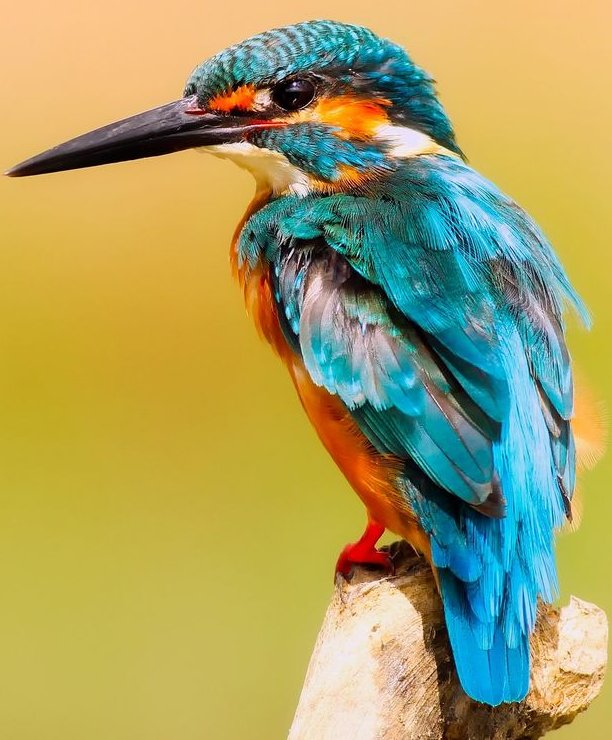
#> input picture boscaini/cap10/programmi/risorse/kingfisher.jpg, 612 x 740 px
$ python negativo.py
#> lines starting #> are read from the running program, lines starting #| are printed output that depends on the picture
"""Programma per convertire un'immagine in negativo"""
from PIL import Image

if __name__ == "__main__":
    in_filename = "risorse/kingfisher.jpg"
    index = in_filename.find(".") # Posizione del carattere "."
    out_filename = in_filename[:index] +"_negativo.png"
    image = Image.open(in_filename)
#> image is the input picture: PIL image 612x740 RGB; mean R, G, B 166.7, 160.3, 99.8
    pixels = list(image.getdata())
#> pixels = 452880 items

    for i in range(len(pixels)):
        r, g, b = pixels[i]
        media = (r + g + b) // 3
        media_inversa = 255 - media
        pixels[i] = (media_inversa, media_inversa, media_inversa)
#> this loop made 452880 passes
#> (r, g, b, media, media_inversa) on passes 1 to 3: (254, 199, 143, 198, 57), (254, 199, 143, 198, 57), (254, 199, 143, 198, 57)

    image.putdata(pixels)
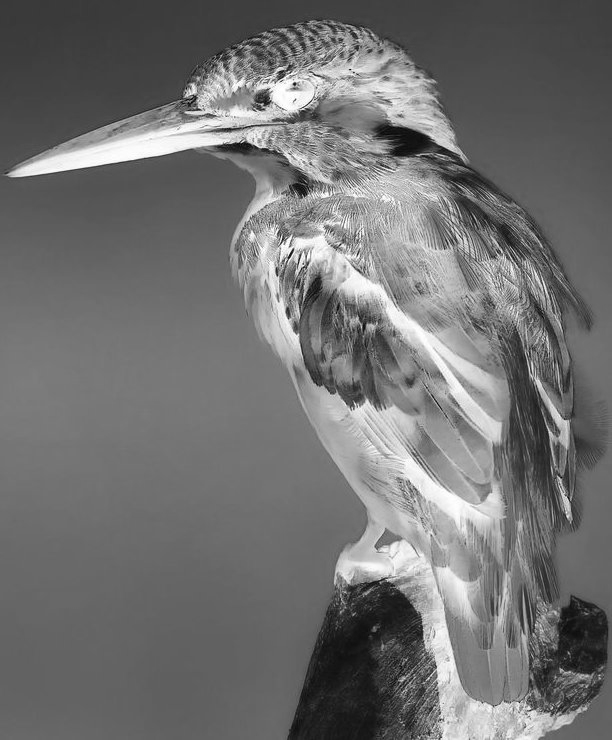
#> image: PIL image 612x740 RGB; min 2, max 255, mean 113.1
    image.save(out_filename)
    image.show() # Apre l'immagine nel visualizzatore di immagini predefinito

    out_filename = in_filename[:index] +"_inversa.png"
    image = Image.open(in_filename)
    pixels = list(image.getdata())

    for i in range(len(pixels)):
        r, g, b = pixels[i]
        pixels[i] = (255 - r, 255 - g, 255 - b)
#> this loop made 452880 passes
#> (r, g, b) on passes 1 to 3: (254, 199, 143), (254, 199, 143), (254, 199, 143)

    image.putdata(pixels)
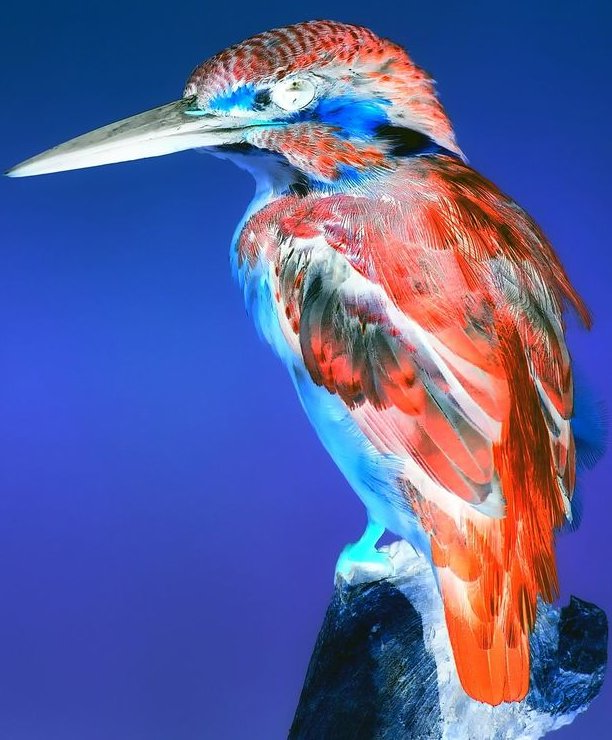
#> image: PIL image 612x740 RGB; mean R, G, B 88.3, 94.7, 155.2
    image.save(out_filename)
    image.show() # Apre l'immagine nel visualizzatore di immagini predefinito

$ run again, with boscaini/cap10/programmi/risorse/agnese.jpg copied over boscaini/cap10/programmi/risorse/kingfisher.jpg
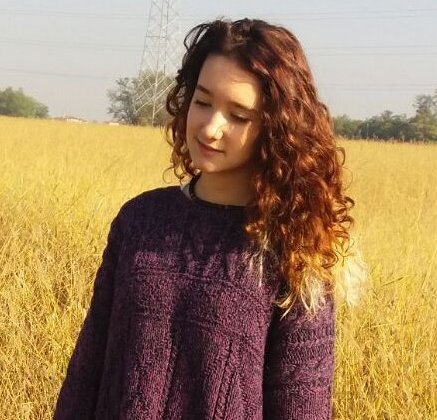
#> input picture boscaini/cap10/programmi/risorse/agnese.jpg, 437 x 420 px
#> image is the input picture: PIL image 437x420 RGB; mean R, G, B 160.4, 130.1, 94.1
#> pixels = 183540 items
#> the loop `for i in range(len(pixels)):` made 183540 passes
#> (r, g, b, media, media_inversa) on passes 1 to 3: (216, 217, 219, 217, 38), (216, 217, 219, 217, 38), (216, 217, 219, 217, 38)
#> `image.putdata(pixels)`:
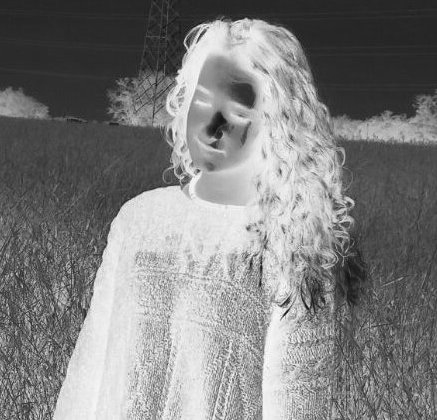
#> image: PIL image 437x420 RGB; min 13, max 254, mean 127.1
#> the loop `for i in range(len(pixels)):` made 183540 passes
#> (r, g, b) on passes 1 to 3: (216, 217, 219), (216, 217, 219), (216, 217, 219)
#> `image.putdata(pixels)`:
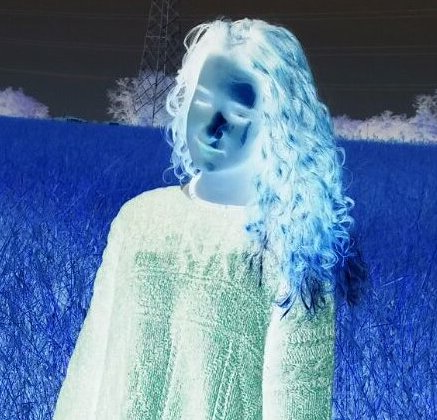
#> image: PIL image 437x420 RGB; mean R, G, B 94.6, 124.9, 160.9

$ run again, with boscaini/cap10/programmi/risorse/agnesina.jpg copied over boscaini/cap10/programmi/risorse/kingfisher.jpg
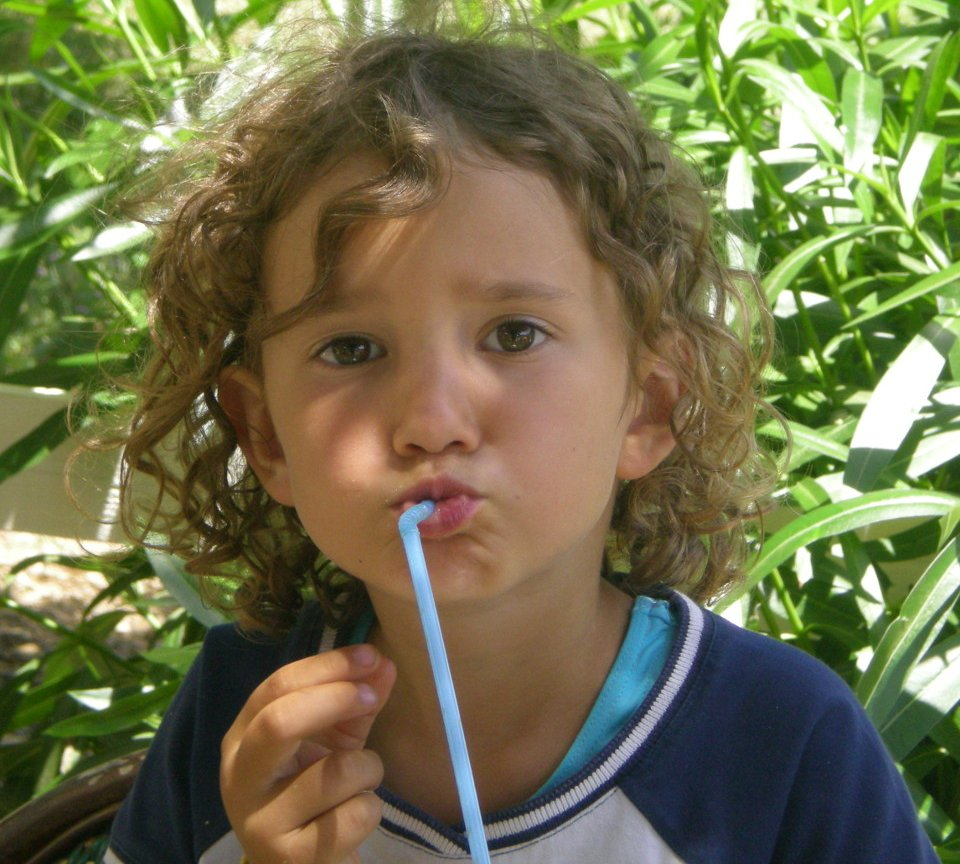
#> input picture boscaini/cap10/programmi/risorse/agnesina.jpg, 960 x 864 px
#> image is the input picture: PIL image 960x864 RGB; mean R, G, B 112.9, 113.2, 75
#> pixels = 829440 items
#> the loop `for i in range(len(pixels)):` made 829440 passes
#> (r, g, b, media, media_inversa) on passes 1 to 3: (100, 143, 36, 93, 162), (96, 139, 32, 89, 166), (89, 135, 27, 83, 172)
#> `image.putdata(pixels)`:
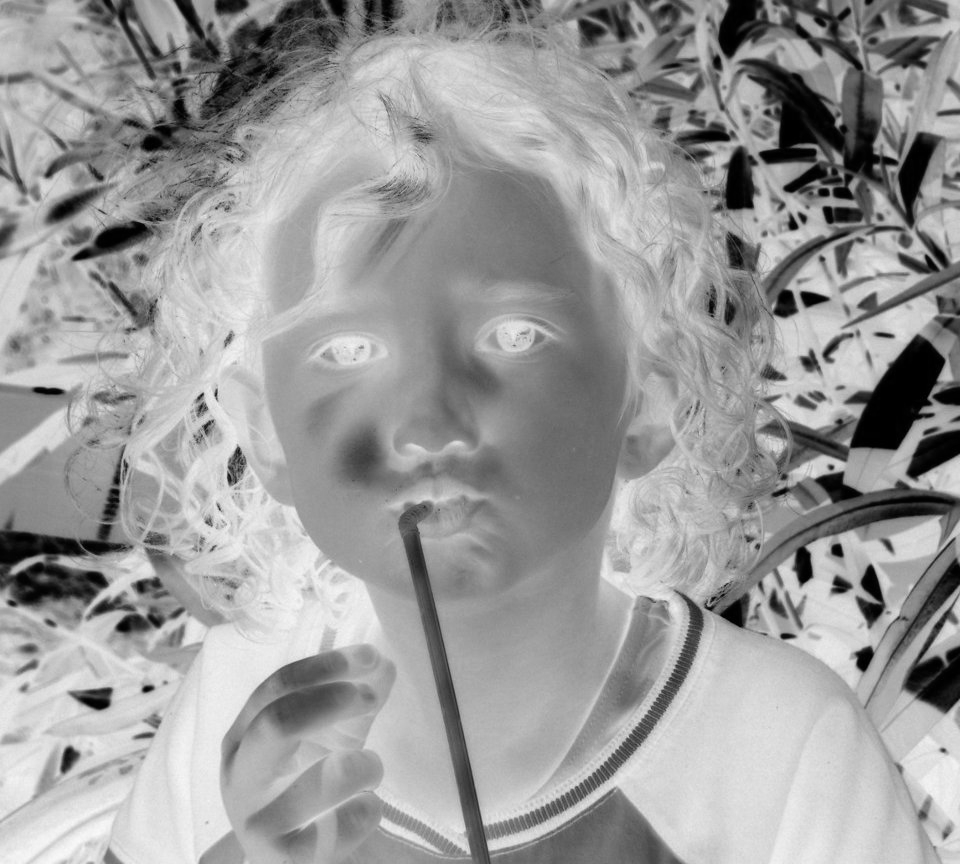
#> image: PIL image 960x864 RGB; min 0, max 249, mean 154.9
#> the loop `for i in range(len(pixels)):` made 829440 passes
#> (r, g, b) on passes 1 to 3: (100, 143, 36), (96, 139, 32), (89, 135, 27)
#> `image.putdata(pixels)`:
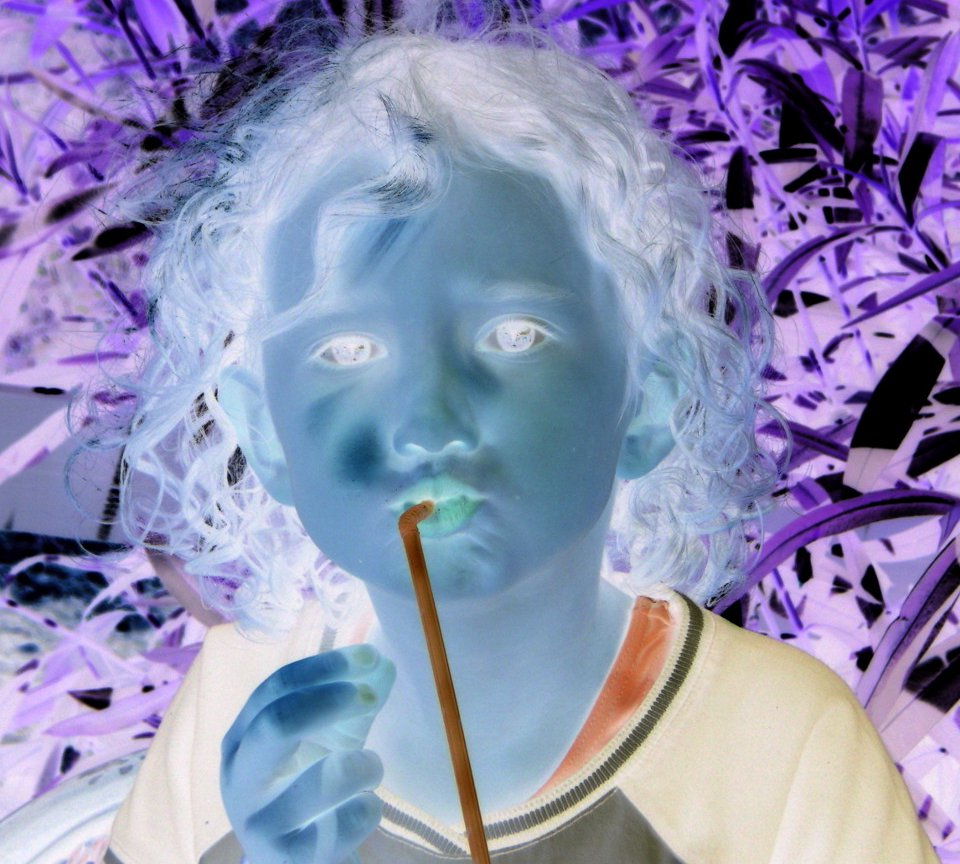
#> image: PIL image 960x864 RGB; mean R, G, B 142.1, 141.8, 180

$ run again, with boscaini/cap10/programmi/risorse/cartolina.jpg copied over boscaini/cap10/programmi/risorse/kingfisher.jpg
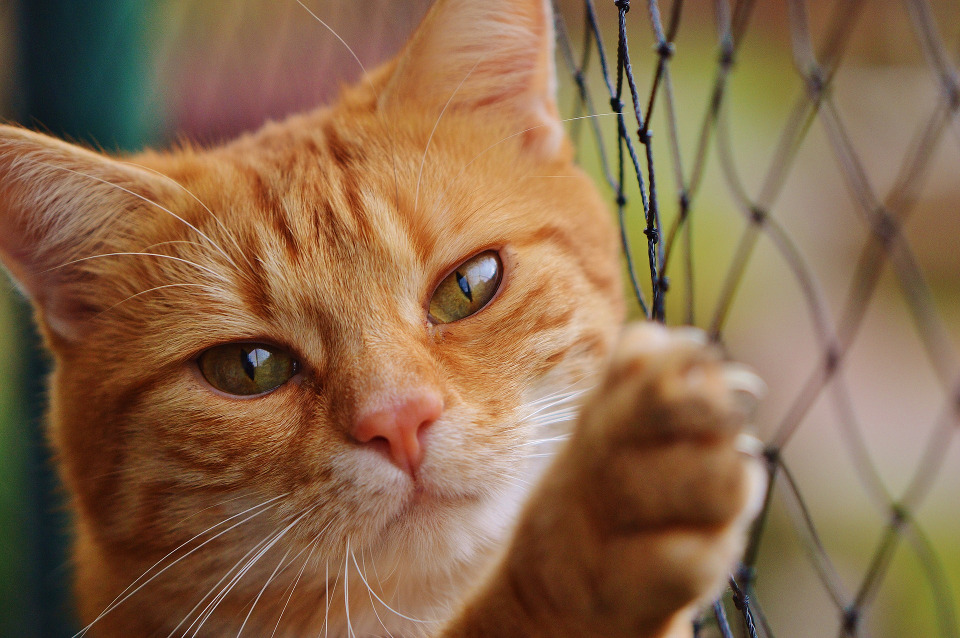
#> input picture boscaini/cap10/programmi/risorse/cartolina.jpg, 960 x 638 px
#> image is the input picture: PIL image 960x638 RGB; mean R, G, B 137, 104.8, 74.8
#> pixels = 612480 items
#> the loop `for i in range(len(pixels)):` made 612480 passes
#> (r, g, b, media, media_inversa) on passes 1 to 3: (83, 66, 50, 66, 189), (78, 60, 46, 61, 194), (77, 59, 49, 61, 194)
#> `image.putdata(pixels)`:
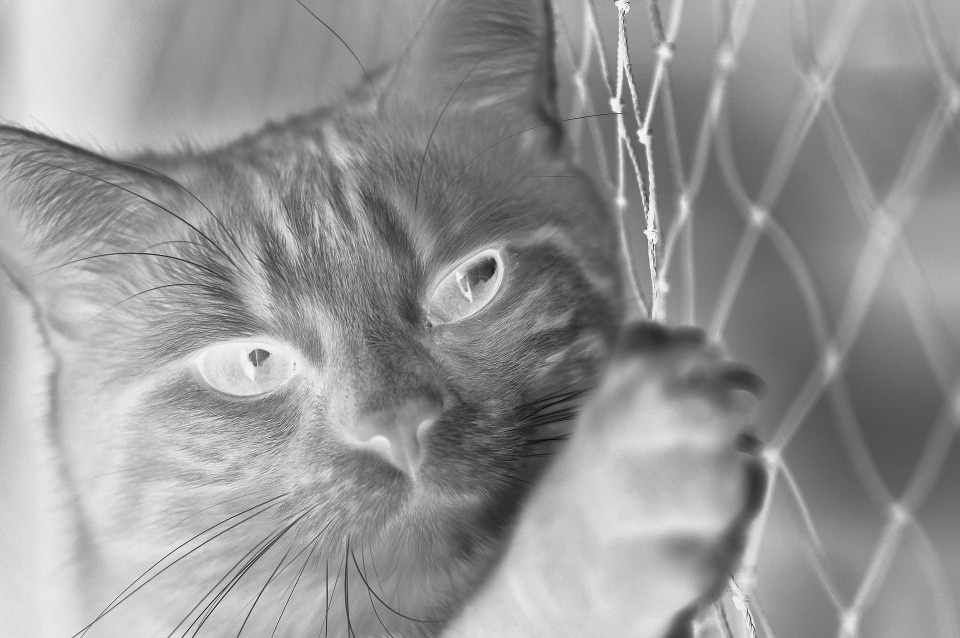
#> image: PIL image 960x638 RGB; min 1, max 255, mean 149.8
#> the loop `for i in range(len(pixels)):` made 612480 passes
#> (r, g, b) on passes 1 to 3: (83, 66, 50), (78, 60, 46), (77, 59, 49)
#> `image.putdata(pixels)`:
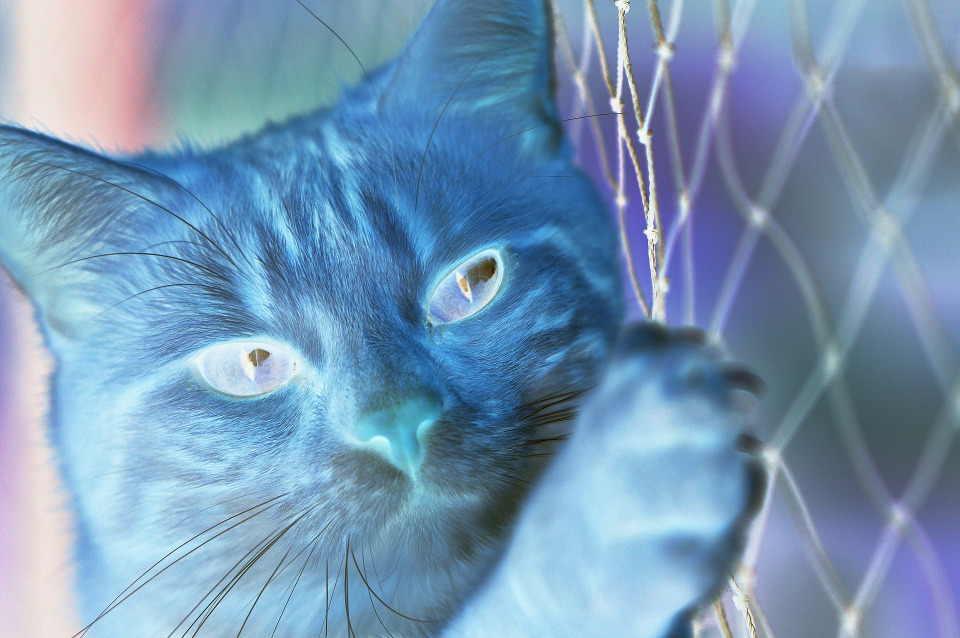
#> image: PIL image 960x638 RGB; mean R, G, B 118, 150.2, 180.2
